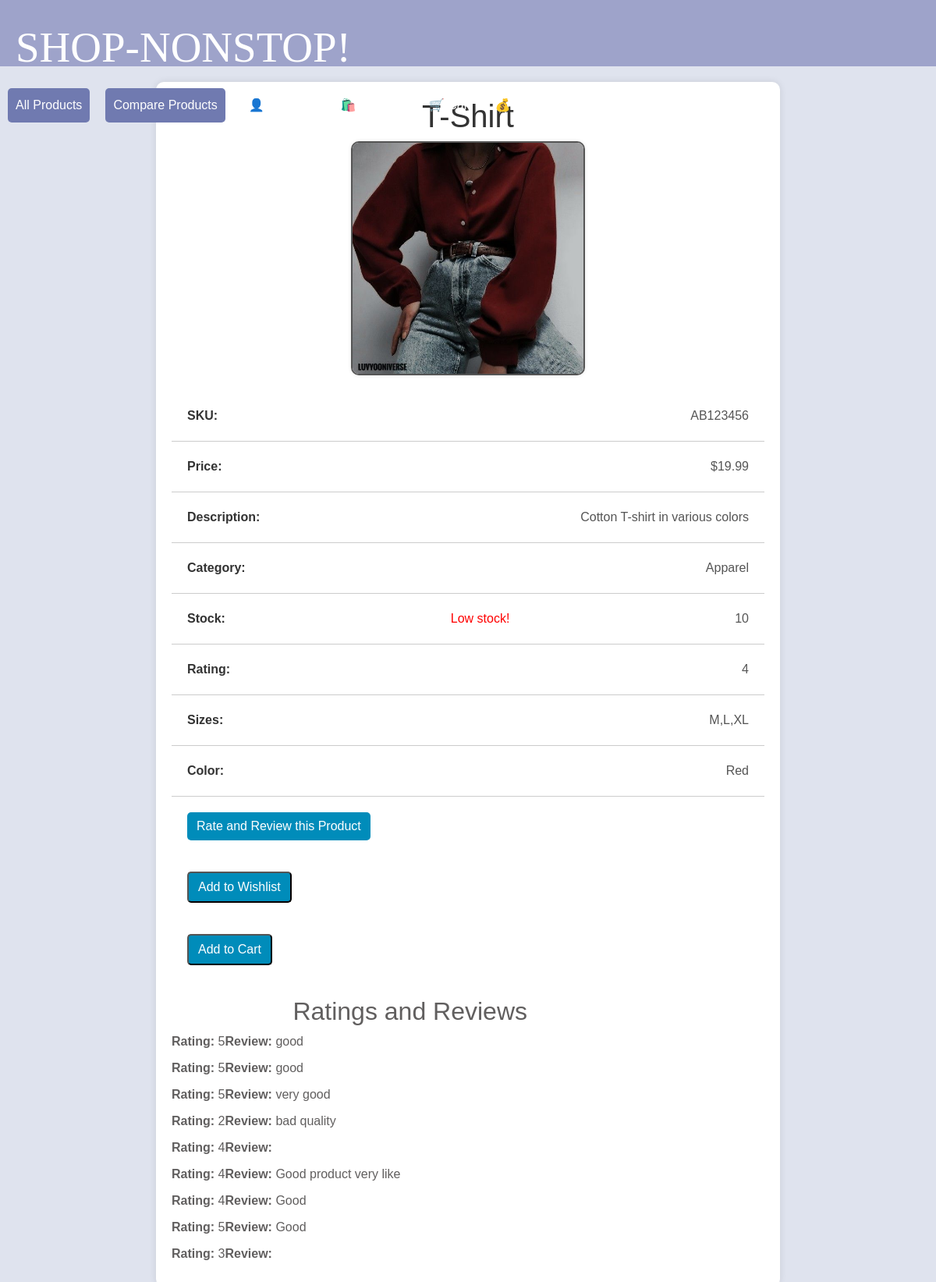
Page /product/P10001 on the committed database.
### app/models.py (models this page shows, shortened)
class Items(db.Model):
    __tablename__ = 'item'
    Item_ID = db.Column(db.String(80),unique=True, primary_key=True)
    sku = db.Column(db.String(80), unique=True, nullable=False)
    name = db.Column(db.String(120), unique=True, nullable=False)
    price = db.Column(db.Integer, nullable=False)
    item_desc = db.Column(db.String(255), nullable=False)
    category = db.Column(db.String(255), nullable=False)
    stock = db.Column(db.Integer, nullable=False)
    item_star = db.Column(db.Integer, nullable=False)
    itme_sizes = db.Column(db.String(120),  nullable=True)
    color = db.Column(db.String(120), nullable=False)
    pic = db.Column(db.Text)

class RatingReview(db.Model):
    __tablename__ = 'rating_review'
    id = db.Column(db.Integer, primary_key=True)
    item_id = db.Column(db.String(80), db.ForeignKey('item.Item_ID'), nullable=False)
    rating = db.Column(db.Integer, nullable=False)
    review = db.Column(db.Text, nullable=True)

### app/routes.py (the view)
@app.route('/product/<string:Item_ID>')
def product_page(Item_ID):
    product = Items.query.filter_by(Item_ID=Item_ID).first()
    if product is None:
        abort(404)
    product1 = Items.query.filter_by(Item_ID=Item_ID).first()
    ratings_reviews = RatingReview.query.filter_by(item_id=Item_ID).all()
    image_path = product1.pic
    return render_template('product.html', product=product,image_path=image_path,ratings_reviews=ratings_reviews)

### app/templates/product.html (shortened to what this page needs)
{% extends "base.html" %}
{% block content %}
<div class="product-container">
    <h1>{{ product.name }}</h1>
    <img src="{{ image_path }}" alt="Product Image" class="product-image">
    <ul class="product-details">
        <li class="product-item"><strong>SKU:</strong> {{ product.sku }}</li>
        <li class="product-item"><strong>Price:</strong> ${{ product.price }}</li>
        <li class="product-item"><strong>Description:</strong> {{ product.item_desc }}</li>
        <li class="product-item"><strong>Category:</strong> {{ product.category }}</li>
        <li class="product-item"><strong>Stock:</strong>
            {% if product.stock <= 10 %}
                <span style="color: red;">Low stock!</span>
            {% endif %}
            {{ product.stock }}
        </li>
        <li class="product-item"><strong>Rating:</strong> {{ product.item_star }}</li>
        <li class="product-item"><strong>Sizes:</strong> {{ product.itme_sizes }}</li>
        <li class="product-item"><strong>Color:</strong> {{ product.color }}</li>
        <li class="product-item" style="border-bottom: none;"><a href="/product/{{ product.Item_ID }}/rating_review" class="rating-review-btn">Rate and Review this Product</a></li>
        <li class="product-item" style="border-bottom: none;">
            <form action="{{ url_for('add_to_wishlist') }}" method="POST">
                <button type="submit" class="rating-review-btn">Add to Wishlist</button>
            </form>
        </li>
        <li class="product-item" style="border-bottom: none;">
            <form action="{{ url_for('add_to_cart') }}" method="POST">
                <button type="submit" class="rating-review-btn">Add to Cart</button>
            </form>
        </li>
    </ul>
    <div class="ratings-reviews">
        <h2>Ratings and Reviews</h2>
        {% if ratings_reviews %}
            {% for rating_review in ratings_reviews %}
                <div class="rating-review">
                    <p><strong>Rating:</strong> {{ rating_review.rating }}</p>
                    <p><strong>Review:</strong> {{ rating_review.review }}</p>
                </div>
            {% endfor %}
        {% else %}
            <p>No ratings and reviews yet.</p>
        {% endif %}
    </div>
</div>
{% endblock %}

### app/templates/base.html (style rules this page uses)
body { margin: 0; font-family: Font1,Arial, sans-serif; background-color: #dfe3ee; color: #615f5f; }
h2 { display: flex; justify-content: flex-end; max-width: 60%; }

### app/templates/product.html (style rules this page uses)
.product-container { max-width: 800px; margin: 20px auto; padding: 20px; background-color: #fff; border-radius: 10px; box-shadow: 0 0 10px rgba(0, 0, 0, 0.1); }
h1 { text-align: center; color: #333; }
.product-details { list-style: none; padding: 0; margin: 0; }
.product-item { padding: 20px; border-bottom: 1px solid #ccc; transition: background-color 0.3s ease; display: flex; justify-content: space-between; align-items: center; }
.product-item:last-child { border-bottom: none; }
.product-title, .product-item strong { font-weight: bold; color: #333; }
.product-price, .product-item { color: #555; }
.product-image { max-width: 300px; height: auto; display: block; margin: 0 auto; border: 2px solid #555; border-radius: 10px; box-shadow: 0 0 5px rgba(0, 0, 0, 0.1); margin-bottom: 20px; }
.rating-review-btn { background-color: #008CBA; color: #fff; padding: 6px 12px; border-radius: 5px; text-decoration: none; transition: background-color 0.3s ease; }
.ratings-reviews { margin-top: 20px; }
.rating-review { display: flex; margin-bottom: 10px; }
.rating-review p { margin: 0; }

### rows in the picture
Items: name "T-Shirt", pic (picture), sku "AB123456", item_desc "Cotton T-shirt in various colors", category "Apparel", itme_sizes "M,L,XL", color "Red"
RatingReview: rating "5", review "good"
RatingReview: rating "5", review "good"
RatingReview: rating "5", review "very good"
RatingReview: rating "2", review "bad quality"
RatingReview: rating "4"
RatingReview: rating "4", review "Good product very like"
RatingReview: rating "4", review "Good"
RatingReview: rating "5", review "Good"
RatingReview: rating "3"

### other values in the picture
{{ product.price }} "19.99"
{{ product.stock }} "10"
{{ product.item_star }} "4"
